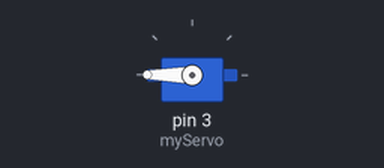
The sketch below on a simulated Arduino Uno, built with avr-gcc and run on an emulated ATmega328P. Parts: servo.

Above: at 0.05 s.
At 8.0 s:
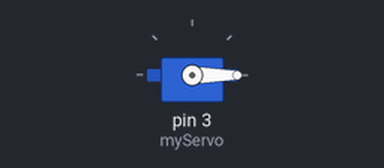
Timing chart, 0 to 10.4 s (numbered marks = the images above):
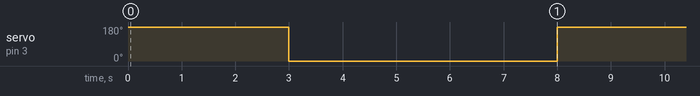

The sketch:

bigServoTEST.ino
```cpp
#include <Servo.h>

Servo myServo;

void setup() {
  // put your setup code here, to run once:
  myServo.attach(3);
}

void loop() {
  myServo.write(180);
  delay(3000);
  myServo.write(0);
  delay(5000);
  // put your main code here, to run repeatedly:
}
```

Measured:
- by itself, servo on pin 3 (myServo): alternates 180° for 3.0 s and 0° for 5.0 s
